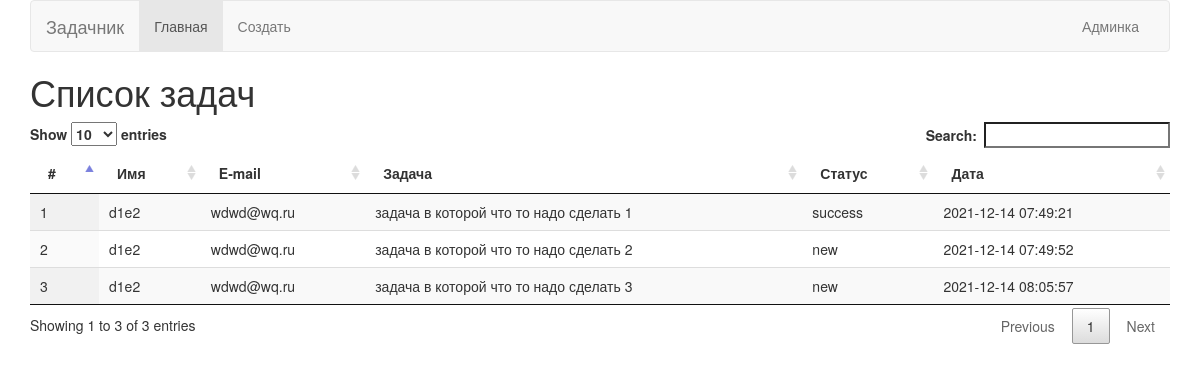
The page / on the database its author committed.
### tables this page shows
CREATE TABLE `tasks` (
  `id` int NOT NULL,
  `name` varchar(255) NOT NULL,
  `email` varchar(255) NOT NULL,
  `text` text NOT NULL,
  `created` timestamp NOT NULL DEFAULT CURRENT_TIMESTAMP,
  `status` enum('new','success') NOT NULL DEFAULT 'new'
);

### app/system/Db.php (called while the page is built, shortened)
<?php
class DB {
    private $connection;
    public function __construct() {
        $this->connection = new mysqli(self::HOST, self::USER, self::PASS, self::DB);
        $this->connection->set_charset("utf8");
        $this->connection->query("SET SQL_MODE = ''");
    }
    public function query($sql) {
        $query = $this->connection->query($sql);
        if (!$this->connection->errno) {
            if ($query instanceof \mysqli_result) {
                $data = array();
                while ($row = $query->fetch_assoc()) {
                    $data[] = $row;
                }
                $result = new stdClass();
                $result->num_rows = $query->num_rows;
                $result->row = isset($data[0]) ? $data[0] : array();
                $result->rows = $data;
                return $result;
            } else {
                return true;
            }
        } else {
            throw new \Exception('Error: ' . $this->connection->error  . '<br />Error No: ' . $this->connection->errno . '<br />' . $sql);
        }
    }
}

### app/system/View.php (called while the page is built)
<?php
class View
{
    public function render($template, $data) {
        include ROOT . '/' . VIEWS_PATH . $template.'.php';
    }
}

### app/controllers/SiteController.php (called while the page is built, shortened)
<?php
class SiteController extends Controller
{
    public function __construct() {
        $this->model = new SiteModel();
        $this->view = new View();
    }
    public function index() {
        $page = 0;
        $data['sort'] = 'name';
        $data['total_pages'] = ceil($this->model->getCount()/LIMIT);
        $data['page'] = $page;
        $data['title'] = 'Список задач';
        $data['active'] = 'index';
        $data['tasks'] = $this->model->getTasks($page*LIMIT,LIMIT,$data['sort']);
        $this->view->render('site',$data);
    }
}

### app/config/params.php (called while the page is built, shortened)
<?php
require_once SYSTEM_PATH . 'Router.php';
require_once SYSTEM_PATH . 'View.php';
Router::getRoute();

### index.php (called while the page is built)
<?php
require_once('app/system/Db.php');
require_once('app/config/params.php');

### app/models/SiteModel.php (called while the page is built, shortened)
<?php
class SiteModel extends Model
{
    public function getTasks($offset, $limit,$sort = 'name') {
        $sql = "SELECT * FROM tasks order by $sort";
        if($limit != 0) {
            $sql .= $this->db->escape(" LIMIT $offset, $limit");
        }
        $data = $this->db->query($sql);
        return $data->rows;
    }
}

### app/views/site.php (the view, shortened to what this page needs)
<!DOCTYPE html>
<html lang="ru">
<head>
    <link href="/css/bootstrap.min.css" rel="stylesheet">
    <link href="/css/datatables.css" rel="stylesheet">
</head>
<body>
<div class="container">
    <?php include 'menu.php'; ?>
    <h1>Список задач</h1>
    <table id="datatable" class="display">
        <thead>
        <tr>
            <th>#</th>
            <th>Имя</th>
            <th>E-mail</th>
            <th>Задача</th>
            <th>Статус</th>
            <th>Дата</th>
        </tr>
        </thead>
        <tbody>
        <?php foreach($data['tasks'] as $t) { ?>
            <tr ids="<?=$t['id'];?>">
                <td><?=$t['id'];?></td>
                <td><?=$t['name'];?></td>
                <td><?=$t['email'];?></td>
                <td><?=$t['text'];?></td>
                <td><?=$t['status'];?></td>
                <td><?=$t['created'];?></td>
            </tr>
        <?php } ?>
        </tbody>
    </table>
</div>
</body>
</html>

### app/system/Router.php (shortened to what this page needs)
<?php
class Router {
    public static function getRoute() {
        $method = 'index';
        $object = new $controller();
        if(method_exists($object,$method))
        {
            $object->$method();
        } else {
            die('Ошибка');
        }
    }
}

### app/views/menu.php (shortened to what this page needs)
<nav class="navbar navbar-default">
    <div class="container-fluid">
        <div class="navbar-header">
            <a class="navbar-brand" href="#">Задачник</a>
        </div>
        <div id="navbar" class="navbar-collapse collapse">
            <ul class="nav navbar-nav">
                <li <?php if($data['active'] == 'index') { echo 'class="active"';} ?>><a href="/">Главная</a></li>
                <li <?php if($data['active'] == 'add') { echo 'class="active"';} ?>><a href="/site/create">Создать</a></li>
            </ul>
            <ul class="nav navbar-nav navbar-right">
                <li><a href="/admin">Админка</a></li>
            </ul>
        </div>
    </div>
</nav>

### css/datatables.css (style rules this page uses)
table.dataTable { width:100%;margin:0 auto;clear:both;border-collapse:separate;border-spacing:0 }
table.dataTable thead th,table.dataTable tfoot th { font-weight:bold }
table.dataTable thead th,table.dataTable thead td { padding:10px 18px;border-bottom:1px solid #111 }
table.dataTable thead .sorting,table.dataTable thead .sorting_asc,table.dataTable thead .sorting_desc,table.dataTable thead .sorting_asc_disabled,table.dataTable thead .sorting_desc_disabled { cursor:pointer;*cursor:hand;background-repeat:no-repeat;background-position:center right }
table.dataTable thead .sorting { background-image:url("../images/sort_both.png") }
table.dataTable thead .sorting_asc { background-image:url("../images/sort_asc.png") }
table.dataTable tbody tr { background-color:#ffffff }
table.dataTable tbody th,table.dataTable tbody td { padding:8px 10px }
table.dataTable.row-border tbody th,table.dataTable.row-border tbody td,table.dataTable.display tbody th,table.dataTable.display tbody td { border-top:1px solid #ddd }
table.dataTable.row-border tbody tr:first-child th,table.dataTable.row-border tbody tr:first-child td,table.dataTable.display tbody tr:first-child th,table.dataTable.display tbody tr:first-child td { border-top:none }
table.dataTable.stripe tbody tr.odd,table.dataTable.display tbody tr.odd { background-color:#f9f9f9 }
table.dataTable.order-column tbody tr>.sorting_1,table.dataTable.order-column tbody tr>.sorting_2,table.dataTable.order-column tbody tr>.sorting_3,table.dataTable.display tbody tr>.sorting_1,table.dataTable.display tbody tr>.sorting_2,table.dataTable.display tbody tr>.sorting_3 { background-color:#fafafa }
table.dataTable.display tbody tr.odd>.sorting_1,table.dataTable.order-column.stripe tbody tr.odd>.sorting_1 { background-color:#f1f1f1 }
table.dataTable.display tbody tr.even>.sorting_1,table.dataTable.order-column.stripe tbody tr.even>.sorting_1 { background-color:#fafafa }
table.dataTable.no-footer { border-bottom:1px solid #111 }
table.dataTable,table.dataTable th,table.dataTable td { box-sizing:content-box }

### rows shown on the page
tasks: id "1", name "d1e2", email "wdwd@wq.ru", text "задача в которой что то надо сделать 1", status "success", created "2021-12-14 07:49:21"
tasks: id "2", name "d1e2", email "wdwd@wq.ru", text "задача в которой что то надо сделать 2", status "new", created "2021-12-14 07:49:52"
tasks: id "3", name "d1e2", email "wdwd@wq.ru", text "задача в которой что то надо сделать 3", status "new", created "2021-12-14 08:05:57"
